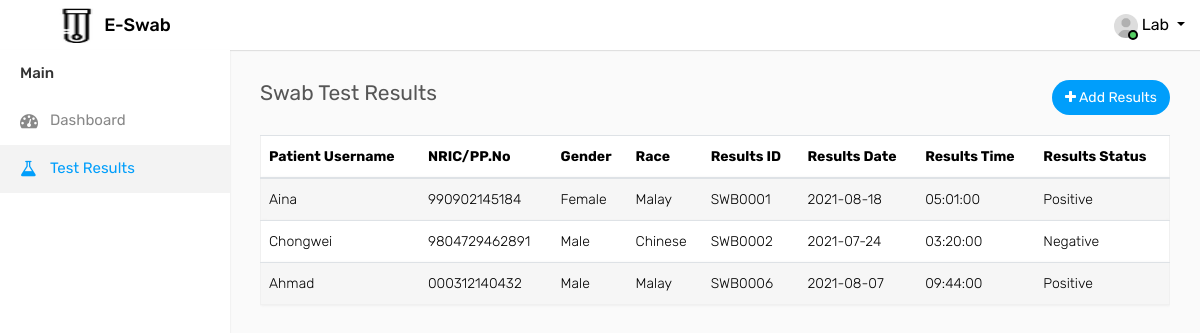
/HospitalStaff/results-lab.php, run on the app's committed database.
### tables this page shows
CREATE TABLE `tblresults` (
  `username` text NOT NULL,
  `IC` varchar(15) NOT NULL,
  `Gender` text NOT NULL,
  `Race` text NOT NULL,
  `Results_ID` varchar(7) NOT NULL,
  `Results_Date` date NOT NULL DEFAULT current_timestamp(),
  `Results_Time` time NOT NULL,
  `Results_Status` text NOT NULL
);

### HospitalStaff/results-lab.php (the view, shortened to what this page needs)
<?php
include 'assets/includes/connect.php';
?>
<!DOCTYPE html>
<html lang="en">
<head>
    <link rel="stylesheet" type="text/css" href="assets/css/bootstrap.min.css">
    <link rel="stylesheet" type="text/css" href="assets/css/font-awesome.min.css">
    <link rel="stylesheet" type="text/css" href="assets/css/select2.min.css">
    <link rel="stylesheet" type="text/css" href="assets/css/dataTables.bootstrap4.min.css">
    <link rel="stylesheet" type="text/css" href="assets/css/bootstrap-datetimepicker.min.css">
    <link rel="stylesheet" type="text/css" href="assets/css/style.css">
</head>
<body>
    <div class="main-wrapper">
        <div class="header">
        <div class="header-left">
            <a class="logo">
                <img src="assets/img/logo-small.png" width="35" height="35" alt=""> <span>E-Swab</span>
            </a>
        </div>
        <ul class="nav user-menu float-right">
            <li class="nav-item dropdown has-arrow">
                <a href="#" class="dropdown-toggle nav-link user-link" data-toggle="dropdown">
                    <span class="user-img">
                        <img class="rounded-circle" src="assets/img/user.jpg" width="24" alt="Admin">
                        <span class="status online"></span>
                    </span>
                    <span>Lab</span>
                </a>
            </li>
        </ul>
    </div>
        <div class="sidebar" id="sidebar">
            <div class="sidebar-inner slimscroll">
                <div id="sidebar-menu" class="sidebar-menu">
                <ul>
                        <li class="menu-title">Main</li>
                        <li >
                            <a href="dashboard-lab.php"><i class="fa fa-dashboard"></i> <span>Dashboard</span></a>
                        </li>
                        <li class="active">
                            <a href="results-lab.php"><i class="fa fa-flask"></i> <span>Test Results</span></a>
                        </li>
                    </ul>
                </div>
            </div>
        </div>
    </div>
    <div class="page-wrapper">
            <div class="content">
                <div class="row">
                    <div class="col-sm-4 col-3">
                        <h4 class="page-title">Swab Test Results</h4>
                    </div>
                    <div class="col-sm-8 col-9 text-right m-b-20">
                    <a href="add-results.php" class="btn btn btn-primary btn-rounded float-right"><i class="fa fa-plus"></i> Add Results</a>
                </div>
                </div>
				<div class="row">
					<div class="col-md-12">
						<div class="table-responsive">
							<table class="table table-border table-striped custom-table">
								<thead>
									<tr>
                                    <th>Patient Username</th>
                                    <th>NRIC/PP.No</th>
                                    <th>Gender</th>
                                    <th>Race</th>
                                    <th>Results ID</th>
                                    <th>Results Date</th>
                                    <th>Results Time</th>
                                    <th>Results Status</th>
									</tr>
								</thead>
								<tbody>
                                <?php
                                $sql = "SELECT username, IC, Gender, Race, Results_ID, Results_Date, Results_Time, Results_Status FROM tblresults";
                                $result = $data->query($sql);
                                if ($result->num_rows > 0) {
                                    while ($row = $result->fetch_assoc()) {
                                        echo "<tr><td>" . $row["username"]  . "</td>". "<td>" . $row["IC"]  . "</td>". "<td>" . $row["Gender"]  . "</td>". "<td>" . $row["Race"]  . "</td>". "<td>" . $row["Results_ID"]  . "</td>". "<td>" . $row["Results_Date"]  . "</td>". "<td>" . $row["Results_Time"]  . "</td>". "<td>" . $row["Results_Status"] . "</td></tr>";
                                    }
                                    echo "</table>";
                                } else {
                                    echo "0 result";
                                }
                                ?>
						</div>
					</div>
                </div>
            </div>
        </div>
</body>
</html>

### data on the page
tblresults: username "Aina", IC "990902145184", Gender "Female", Race "Malay", Results_ID "SWB0001", Results_Date "2021-08-18", Results_Time "05:01:00", Results_Status "Positive"
tblresults: username "Chongwei", IC "9804729462891", Gender "Male", Race "Chinese", Results_ID "SWB0002", Results_Date "2021-07-24", Results_Time "03:20:00", Results_Status "Negative"
tblresults: username "Ahmad", IC "000312140432", Gender "Male", Race "Malay", Results_ID "SWB0006", Results_Date "2021-08-07", Results_Time "09:44:00", Results_Status "Positive"
